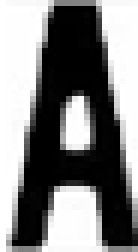
%> input picture database/oa.bmp, 23 x 42 px (shown 6 times larger)
$ octave db_creator.m   (GNU Octave 9; MATLAB toolbox functions it lacks are replaced by stand-ins)
%> lines starting %> are read from the running program, lines starting %| are printed output that depends on the picture; in (x1, y1, x2, y2) boxes, pixels count from 0 and x2, y2 are one past the last pixel; in counts of white or black regions, pixels touching at a corner belong together; the program's own positions count from 1
delete ('dbo.mat')
delete ('dbn.mat')
%%%%%%%% OLD LETTER %%%%%%%
oa=~im2bw(imread('database/oa.bmp'));
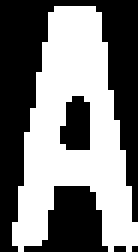
%> oa: size 42x23 logical (shown 6 times larger); 48.9% white; 1 white region, box (x1, y1, x2, y2) and area: (2, 1, 23, 42) 472
ob=~im2bw(imread('database/ob.bmp'));
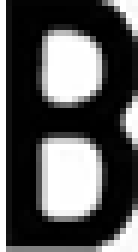
%> input picture database/ob.bmp, 23 x 42 px (shown 6 times larger)
%> ob: size 42x23 logical; 64.7% white; 6 black regions (2 under 20 px), largest, box (x1, y1, x2, y2) and area: (7, 23, 17, 37) 126, (7, 5, 17, 17) 107, (0, 0, 14, 42) 55, (15, 35, 23, 42) 25
oc=~im2bw(imread('database/oc.bmp'));
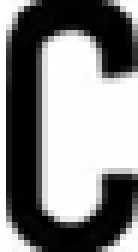
%> input picture database/oc.bmp, 23 x 42 px (shown 6 times larger)
%> oc: size 42x23 logical; 47.8% white; 1 white region, box (x1, y1, x2, y2) and area: (1, 0, 23, 42) 462
od=~im2bw(imread('database/od.bmp'));
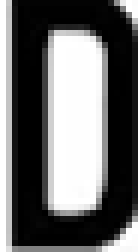
%> input picture database/od.bmp, 23 x 42 px (shown 6 times larger)
%> od: size 42x23 logical; 56.9% white; 3 black regions (1 under 20 px), largest, box (x1, y1, x2, y2) and area: (8, 5, 18, 36) 290, (0, 0, 23, 42) 117
oe=~im2bw(imread('database/oe.bmp'));
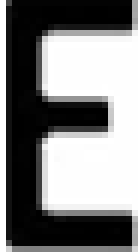
%> input picture database/oe.bmp, 23 x 42 px (shown 6 times larger)
%> oe: size 42x23 logical; 47.3% white; 1 white region, box (x1, y1, x2, y2) and area: (1, 0, 22, 42) 457
of=~im2bw(imread('database/of.bmp'));
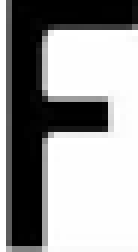
%> input picture database/of.bmp, 23 x 42 px (shown 6 times larger)
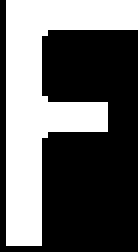
%> of: size 42x23 logical (shown 6 times larger); 39.8% white; 1 white region, box (x1, y1, x2, y2) and area: (1, 0, 23, 41) 384
%> (the run ends here)
